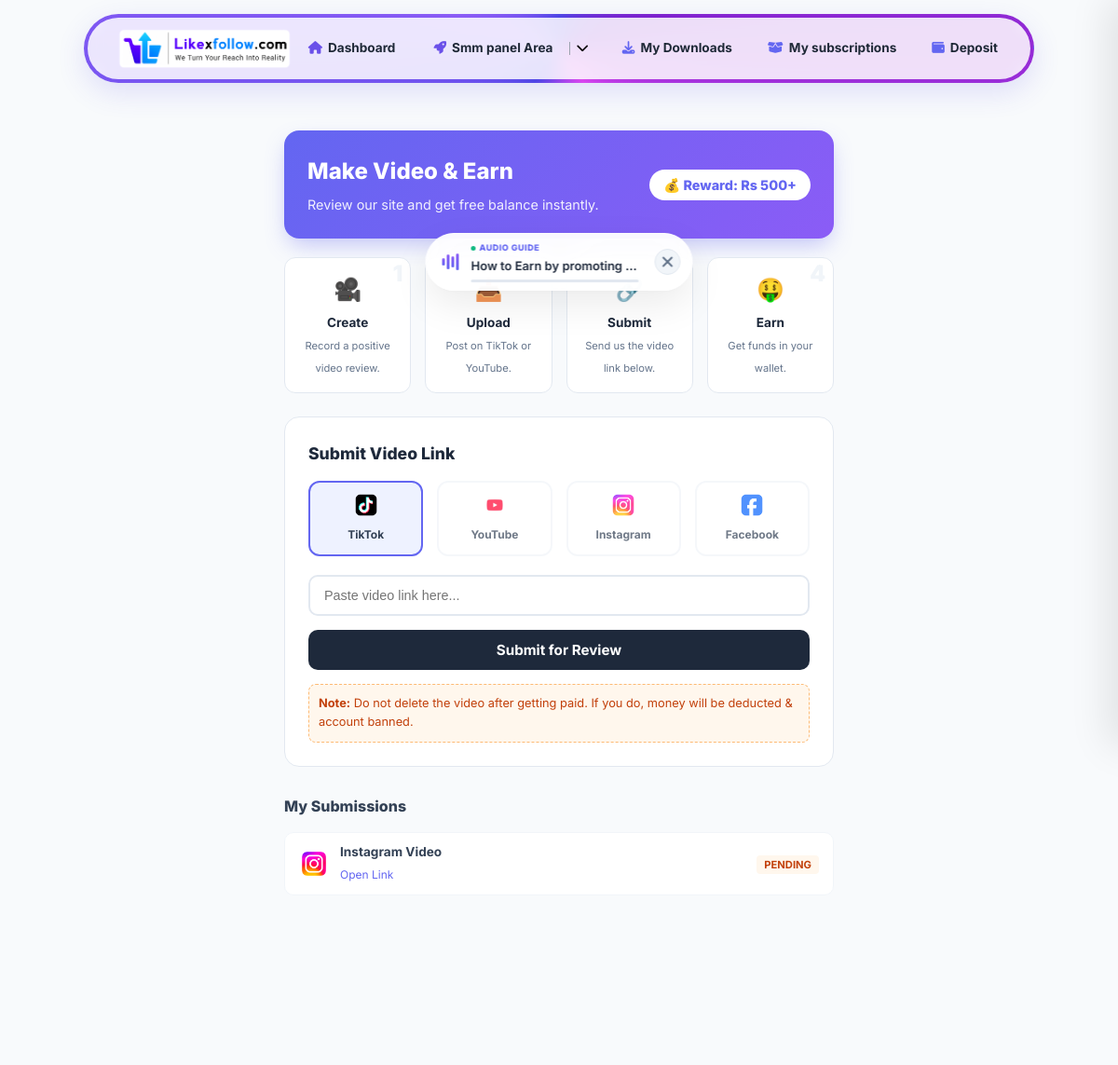
The app's page /user/earn.php with its own data.
### tables this page shows
CREATE TABLE `navigation` (
  `id` int(11) NOT NULL AUTO_INCREMENT,
  `label` varchar(100) NOT NULL,
  `link` varchar(255) NOT NULL,
  `icon` varchar(255) DEFAULT NULL COMMENT 'Emoji, FontAwesome Class, or Image Path',
  `placement` enum('main','more') NOT NULL DEFAULT 'main',
  `sort_order` int(11) NOT NULL DEFAULT 0,
  `is_active` tinyint(1) NOT NULL DEFAULT 1,
  `parent_id` int(11) NOT NULL DEFAULT 0,
  `icon_color` varchar(20) DEFAULT NULL,
  PRIMARY KEY (`id`)
);

CREATE TABLE `user_testimonials` (
  `id` int(11) NOT NULL AUTO_INCREMENT,
  `user_id` int(11) NOT NULL,
  `video_link` varchar(255) NOT NULL,
  `platform` varchar(50) DEFAULT 'TikTok',
  `status` enum('pending','approved','rejected') NOT NULL DEFAULT 'pending',
  `reward_amount` decimal(10,2) DEFAULT 0.00,
  `created_at` timestamp NOT NULL DEFAULT current_timestamp(),
  PRIMARY KEY (`id`)
);

CREATE TABLE `page_audios` (
  `id` int(11) NOT NULL AUTO_INCREMENT,
  `page_key` varchar(100) NOT NULL,
  `audio_file` varchar(255) NOT NULL,
  `description` varchar(255) DEFAULT NULL,
  `is_active` tinyint(1) DEFAULT 1,
  `created_at` timestamp NOT NULL DEFAULT current_timestamp(),
  PRIMARY KEY (`id`),
  UNIQUE KEY `page_key` (`page_key`)
);

### includes/helpers.php (called while the page is built, shortened)
<?php
function sanitize($data) {
    return htmlspecialchars(trim($data), ENT_QUOTES, 'UTF-8');
}
?>

### user/earn.php (the view, shortened to what this page needs)
<?php
include '_header.php';
$history = $db->prepare("SELECT * FROM user_testimonials WHERE user_id = ? ORDER BY id DESC");
$history->execute([$user_id]);
$logs = $history->fetchAll();
?>
<div class="main-content-wrapper">
    <div class="earn-container">
        <div class="earn-hero">
            <div class="eh-text">
                <h1>Make Video & Earn</h1>
                <p>Review our site and get free balance instantly.</p>
            </div>
            <div class="eh-badge">💰 Reward: Rs 500+</div>
        </div>
        <div class="steps-grid">
            <div class="step-card">
                <span class="step-num">1</span>
                <span class="step-icon">🎥</span>
                <span class="step-title">Create</span>
                <span class="step-desc">Record a positive video review.</span>
            </div>
            <div class="step-card">
                <span class="step-num">2</span>
                <span class="step-icon">📤</span>
                <span class="step-title">Upload</span>
                <span class="step-desc">Post on TikTok or YouTube.</span>
            </div>
            <div class="step-card">
                <span class="step-num">3</span>
                <span class="step-icon">🔗</span>
                <span class="step-title">Submit</span>
                <span class="step-desc">Send us the video link below.</span>
            </div>
            <div class="step-card">
                <span class="step-num">4</span>
                <span class="step-icon">🤑</span>
                <span class="step-title">Earn</span>
                <span class="step-desc">Get funds in your wallet.</span>
            </div>
        </div>
        <div class="submit-box">
            <span class="sb-title">Submit Video Link</span>
            <form method="POST">
                <div class="plat-grid">
                    <div class="plat-item active" onclick="selectPlatform(this, 'TikTok')">
                        <img src="../assets/img/icons/TikTok.png" class="plat-img" onerror="this.src='../assets/img/default.png'">
                        <span class="plat-name">TikTok</span>
                    </div>
                    <div class="plat-item" onclick="selectPlatform(this, 'YouTube')">
                        <img src="../assets/img/icons/Youtube.png" class="plat-img" onerror="this.src='../assets/img/default.png'">
                        <span class="plat-name">YouTube</span>
                    </div>
                    <div class="plat-item" onclick="selectPlatform(this, 'Instagram')">
                        <img src="../assets/img/icons/Instagram.png" class="plat-img" onerror="this.src='../assets/img/default.png'">
                        <span class="plat-name">Instagram</span>
                    </div>
                    <div class="plat-item" onclick="selectPlatform(this, 'Facebook')">
                        <img src="../assets/img/icons/Facebook.png" class="plat-img" onerror="this.src='../assets/img/default.png'">
                        <span class="plat-name">Facebook</span>
                    </div>
                </div>
                <input type="url" name="video_link" class="form-input" placeholder="Paste video link here..." required>
                <button type="submit" name="submit_video" class="btn-submit">Submit for Review</button>
            </form>
            <div style="margin-top:15px; font-size:0.8rem; color:#c2410c; background:#fff7ed; padding:10px; border-radius:8px; border:1px dashed #fdba74;">
                <b>Note:</b> Do not delete the video after getting paid. If you do, money will be deducted & account banned.
            </div>
        </div>
        <h4 style="margin-bottom:15px; font-size:1rem; color:#334155; font-weight:800;">My Submissions</h4>
        <div class="h-list">
            <?php if(empty($logs)): ?>
                <p style="text-align:center; color:#94a3b8; font-size:0.9rem;">No submissions yet.</p>
            <?php else: ?>
                <?php foreach($logs as $log):
                    $iconName = ($log['platform'] == 'YouTube') ? 'Youtube.png' : $log['platform'].'.png';
                ?>
                <div class="h-item">
                    <div class="hi-left">
                        <img src="../assets/img/icons/<?= $iconName ?>" class="hi-icon" onerror="this.style.display='none'">
                        <div class="hi-info">
                            <h4><?= $log['platform'] ?> Video</h4>
                            <a href="<?= $log['video_link'] ?>" target="_blank">Open Link</a>
                        </div>
                    </div>
                    <div class="hi-right">
                        <span class="h-status st-<?= $log['status'] ?>"><?= strtoupper($log['status']) ?></span>
                    </div>
                </div>
                <?php endforeach; ?>
            <?php endif; ?>
        </div>
    </div>
</div>
<?php include '_footer.php'; ?>

### user/_nav.php (shortened to what this page needs)
<?php
$current_page = basename($_SERVER['PHP_SELF']);
function isActive($link, $current) {
    return (strpos($link, $current) !== false) ? 'active' : '';
}
$menu_items = [];
try {
    $raw_menus = $db->query("SELECT * FROM navigation WHERE is_active=1 ORDER BY sort_order ASC")->fetchAll(PDO::FETCH_ASSOC);
    $by_id = [];
    foreach ($raw_menus as $m) {
        $m['children'] = [];
        $by_id[$m['id']] = $m;
    }
    foreach ($by_id as $id => $m) {
        if ($m['parent_id'] == 0) {
            $menu_items[$id] = &$by_id[$id];
        } else {
            if (isset($by_id[$m['parent_id']])) {
                $by_id[$m['parent_id']]['children'][] = &$by_id[$id];
            } else {
                $menu_items[$id] = &$by_id[$id];
            }
        }
    }
} catch (Exception $e) {}
function renderNavIcon($icon, $color) {
    $c = !empty($color) ? $color : '#374151';
    return "<i class='$icon' style='color: $c; margin-right: 6px; font-size: 1em;'></i>";
}
?>
<link rel="stylesheet" href="https://cdnjs.cloudflare.com/ajax/libs/font-awesome/6.4.0/css/all.min.css">
<div class="nav-spacer"></div>
<nav class="neo-capsule">
    <div class="purple-spin-bg"></div>
    <div class="nav-inner">
        <a href="index.php" class="logo-area">
            <?php if (!empty($GLOBALS['settings']['site_logo'])): ?>
                <img src="../assets/img/<?php echo sanitize($GLOBALS['settings']['site_logo']); ?>" alt="Logo">
            <?php else: ?>
                <div class="logo-text">⚡ <?php echo sanitize($GLOBALS['settings']['site_name'] ?? 'SUBHUB'); ?></div>
            <?php endif; ?>
        </a>
        <div class="desk-menu">
            <?php foreach($menu_items as $item): ?>
                <?php if (empty($item['children'])): ?>
                    <a href="<?= $item['link'] ?>" class="pill-link single <?= isActive($item['link'], $current_page) ?>">
                        <?= renderNavIcon($item['icon'], $item['icon_color']) ?>
                        <span><?= $item['label'] ?></span>
                    </a>
                <?php else: ?>
                    <div class="pill-group <?= isActive($item['link'], $current_page) ? 'active-group' : '' ?>">
                        <a href="<?= $item['link'] ?>" class="pill-link group-main">
                            <?= renderNavIcon($item['icon'], $item['icon_color']) ?>
                            <span><?= $item['label'] ?></span>
                        </a>
                        <button class="pill-trigger" onclick="toggleDesktopDrop('drop-<?= $item['id'] ?>', event)">
                            <i class="fas fa-chevron-down"></i>
                        </button>
                    </div>
                <?php endif; ?>
            <?php endforeach; ?>
        </div>
    </div>
</nav>

### user/_footer.php (shortened to what this page needs)
<?php
$current_page_file = basename($_SERVER['PHP_SELF']);
$audio_guide = null;
try {
    $stmt_audio = $db->prepare("SELECT * FROM page_audios WHERE page_key = ? AND is_active = 1");
    $stmt_audio->execute([$current_page_file]);
    $audio_guide = $stmt_audio->fetch(PDO::FETCH_ASSOC);
} catch (Exception $e) { }
?>
<div style="height: 100px;"></div>
<link rel="stylesheet" href="https://cdn.jsdelivr.net/npm/driver.js@1.0.1/dist/driver.css"/>
<footer style="text-align:center; padding:20px; color:var(--text-muted, #94a3b8); font-size:0.85rem; margin-top:auto;">
</footer>
<?php if (isset($audio_guide) && $audio_guide): ?>
<div class="audio-island-ai" id="aiPopup">
    <div class="ai-visualizer">
        <div class="ai-bar"></div>
        <div class="ai-bar"></div>
        <div class="ai-bar"></div>
        <div class="ai-bar"></div>
    </div>
    <div class="ai-content">
        <div class="ai-label">
            <span style="width:5px; height:5px; background:#10b981; border-radius:50%; display:inline-block;"></span>
            AUDIO GUIDE
        </div>
        <div class="ai-title">
            <?= !empty($audio_guide['description']) ? htmlspecialchars($audio_guide['description']) : 'Playing Instruction...' ?>
        </div>
        <div class="ai-progress-container">
        </div>
    </div>
    <button class="ai-close-btn" onclick="closeAiPopup()">
        <svg xmlns="http://www.w3.org/2000/svg" width="18" height="18" viewBox="0 0 24 24" fill="none" stroke="currentColor" stroke-width="2.5" stroke-linecap="round" stroke-linejoin="round">
            <line x1="18" y1="6" x2="6" y2="18"></line>
            <line x1="6" y1="6" x2="18" y2="18"></line>
        </svg>
    </button>
</div>
<?php endif; ?>
</body>
</html>

### user/_nav.php (style rules this page uses)
:root { --nav-h: 74px; --radius: 50px; --primary: #4f46e5; --text-main: #111827; }
.nav-spacer { height: 110px; }
body { font-family: 'Inter', sans-serif; }
.neo-capsule { position: fixed; top: 15px; left: 50%; transform: translateX(-50%); width: 85%; max-width: 1200px; height: var(--nav-h); border-radius: var(--radius); z-index: 9999; padding: 4px; box-shadow: 0 10px 30px rgba(79, 70, 229, 0.15); overflow: hidden; }
.purple-spin-bg { position: absolute; top: -50%; left: -50%; width: 200%; height: 200%; background: conic-gradient( from 0deg, #4f46e5, #7e22ce, #d946ef, #4f46e5, #8b5cf6, #4f46e5 ); animation: crazySpin 3s linear infinite; z-index: 0; }
.nav-inner { position: relative; width: 100%; height: 100%; background: rgba(255, 255, 255, 0.85); backdrop-filter: blur(8px); -webkit-backdrop-filter: blur(8px); border-radius: 44px; display: flex; align-items: center; justify-content: space-between; padding: 0 15px 0 28px; z-index: 1; }
.logo-area { flex-shrink: 0; display: flex; align-items: center; max-width: 40%; }
.logo-area img { height: 48px; width: auto; object-fit: contain; transition: transform 0.3s; }
.desk-menu { display: flex; align-items: center; gap: 8px; height: 100%; }
.pill-link { text-decoration: none; color: #1f2937; font-size: 0.85rem; font-weight: 700; padding: 7px 14px; border-radius: 50px; display: flex; align-items: center; white-space: nowrap; transition: all 0.3s cubic-bezier(0.175, 0.885, 0.32, 1.275); border: 1px solid transparent; }
.pill-group { display: flex; align-items: center; background: transparent; border-radius: 50px; padding: 2px; transition: all 0.3s cubic-bezier(0.175, 0.885, 0.32, 1.275); border: 1px solid transparent; }
.pill-trigger { background: transparent; border: none; cursor: pointer; padding: 7px 10px 7px 5px; border-radius: 0 30px 30px 0; display: flex; align-items: center; }

### user/_footer.php (style rules this page uses)
.audio-island-ai { position: fixed; top: 110px; left: 50%; transform: translateX(-50%) translateY(-20px); opacity: 0; display: none; background: rgba(255, 255, 255, 0.95); backdrop-filter: blur(20px); -webkit-backdrop-filter: blur(20px); padding: 8px 12px 8px 16px; border-radius: 50px; align-items: center; gap: 12px; width: auto; min-width: 280px; max-width: 90vw; border: 1px solid rgba(255, 255, 255, 1); box-shadow: 0 15px 40px rgba(0, 0, 0, 0.08), 0 2px 5px rgba(0, 0, 0, 0.02); z-index: 2147483647 !important; transition: all 0.5s cubic-bezier(0.2, 0.8, 0.2, 1); }
.ai-visualizer { display: flex; align-items: center; justify-content: center; gap: 2px; height: 20px; min-width: 20px; }
.ai-bar { width: 3px; background: linear-gradient(to top, #6366f1, #8b5cf6); border-radius: 2px; animation: equalizer 0.8s ease-in-out infinite; }
.ai-bar:nth-child(1) { height: 8px; animation-delay: 0.0s; }
.ai-bar:nth-child(2) { height: 16px; animation-delay: 0.1s; }
.ai-bar:nth-child(3) { height: 12px; animation-delay: 0.2s; }
.ai-bar:nth-child(4) { height: 18px; animation-delay: 0.3s; }
.ai-content { flex: 1; display: flex; flex-direction: column; justify-content: center; margin-right: 5px; overflow: hidden; }
.ai-label { font-size: 9px; font-weight: 800; letter-spacing: 0.5px; text-transform: uppercase; color: #6366f1; margin-bottom: 2px; display: flex; align-items: center; gap: 4px; }
.ai-title { font-size: 13px; font-weight: 600; color: #1e293b; white-space: nowrap; overflow: hidden; text-overflow: ellipsis; max-width: 180px; }
.ai-progress-container { width: 100%; height: 3px; background: #e2e8f0; border-radius: 10px; margin-top: 4px; overflow: hidden; }
.ai-close-btn { width: 28px; height: 28px; border-radius: 50%; background: #f1f5f9; border: 1px solid #e2e8f0; display: flex; align-items: center; justify-content: center; cursor: pointer; transition: all 0.2s ease; color: #64748b; flex-shrink: 0; }

### records on screen
navigation: label "Dashboard"
navigation: label "Smm panel Area"
navigation: label "My Downloads"
navigation: label "My subscriptions"
navigation: label "Deposit"
user_testimonials: platform (picture), platform "Instagram", status "PENDING"
page_audios: description "How to Earn by promoting…"
